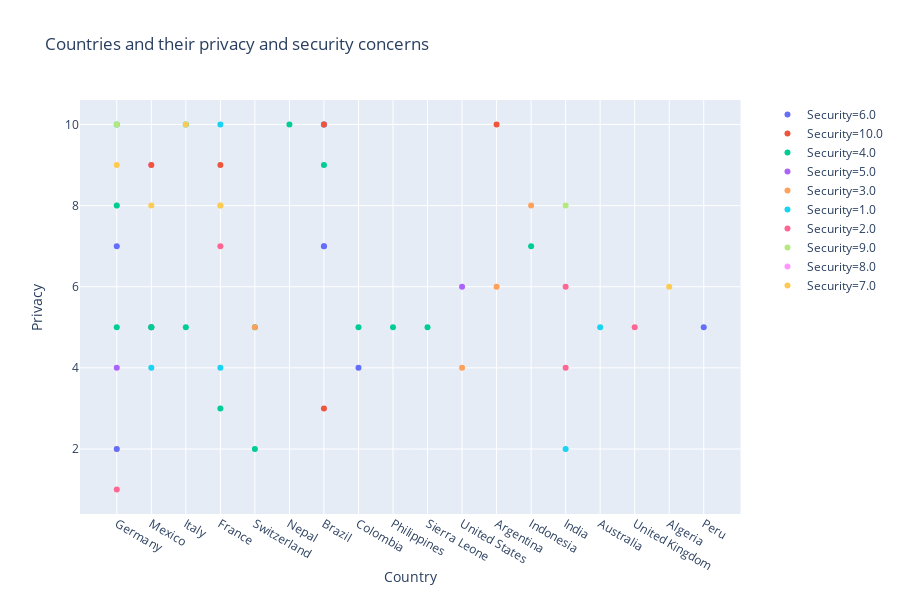

Write notebook code for a chart like this one.
### Code cell
iris= px.data.iris()
fig=px.scatter(dfNew1,x="Country",y="Privacy",color="Security",title="Countries and their privacy and security concerns")
fig.show()

### Figure 1 — Plotly figure (JSON) as saved in the notebook; plotly's stock layout.template omitted (floating-point values rounded to 4 significant figures)
{"data": [{"hoverlabel": {"namelength": 0}, "hovertemplate": "Security=6.0<br>Country=%{x}<br>Privacy=%{y}", "legendgroup": "Security=6.0", "marker": {"color": "#636efa", "symbol": "circle"}, "mode": "markers", "name": "Security=6.0", "showlegend": true, "type": "scatter", "x": ["Germany"], "xaxis": "x", "y": [7], "yaxis": "y"}, {"hoverlabel": {"namelength": 0}, "hovertemplate": "Security=10.0<br>Country=%{x}<br>Privacy=%{y}", "legendgroup": "Security=10.0", "marker": {"color": "#EF553B", "symbol": "circle"}, "mode": "markers", "name": "Security=10.0", "showlegend": true, "type": "scatter", "x": ["Mexico"], "xaxis": "x", "y": [5], "yaxis": "y"}, {"hoverlabel": {"namelength": 0}, "hovertemplate": "Security=4.0<br>Country=%{x}<br>Privacy=%{y}", "legendgroup": "Security=4.0", "marker": {"color": "#00cc96", "symbol": "circle"}, "mode": "markers", "name": "Security=4.0", "showlegend": true, "type": "scatter", "x": ["Italy", "France", "Switzerland", "Germany", "Nepal", "Brazil", "Switzerland", "Colombia", "Philippines", "Italy", "Germany", "Mexico", "Mexico", "Sierra Leone"], "xaxis": "x", "y": [10, 3, 5, 5, 10, 10, 2, 5, 5, 5, 10, 5, 5, 5], "yaxis": "y"}, {"hoverlabel": {"namelength": 0}, "hovertemplate": "Security=5.0<br>Country=%{x}<br>Privacy=%{y}", "legendgroup": "Security=5.0", "marker": {"color": "#ab63fa", "symbol": "circle"}, "mode": "markers", "name": "Security=5.0", "showlegend": true, "type": "scatter", "x": ["Germany", "Brazil", "Brazil", "United States"], "xaxis": "x", "y": [4, 7, 10, 6], "yaxis": "y"}, {"hoverlabel": {"namelength": 0}, "hovertemplate": "Security=3.0<br>Country=%{x}<br>Privacy=%{y}", "legendgroup": "Security=3.0", "marker": {"color": "#FFA15A", "symbol": "circle"}, "mode": "markers", "name": "Security=3.0", "showlegend": true, "type": "scatter", "x": ["Switzerland", "United States", "Argentina", "Indonesia"], "xaxis": "x", "y": [5, 4, 6, 8], "yaxis": "y"}, {"hoverlabel": {"namelength": 0}, "hovertemplate": "Security=1.0<br>Country=%{x}<br>Privacy=%{y}", "legendgroup": "Security=1.0", "marker": {"color": "#19d3f3", "symbol": "circle"}, "mode": "markers", "name": "Security=1.0", "showlegend": true, "type": "scatter", "x": ["Mexico", "France", "India", "Australia", "France"], "xaxis": "x", "y": [4, 4, 2, 5, 10], "yaxis": "y"}, {"hoverlabel": {"namelength": 0}, "hovertemplate": "Security=2.0<br>Country=%{x}<br>Privacy=%{y}", "legendgroup": "Security=2.0", "marker": {"color": "#FF6692", "symbol": "circle"}, "mode": "markers", "name": "Security=2.0", "showlegend": true, "type": "scatter", "x": ["France", "United Kingdom", "Germany", "India", "India"], "xaxis": "x", "y": [7, 5, 1, 4, 6], "yaxis": "y"}, {"hoverlabel": {"namelength": 0}, "hovertemplate": "Security=9.0<br>Country=%{x}<br>Privacy=%{y}", "legendgroup": "Security=9.0", "marker": {"color": "#B6E880", "symbol": "circle"}, "mode": "markers", "name": "Security=9.0", "showlegend": true, "type": "scatter", "x": ["Germany", "Germany", "France", "India"], "xaxis": "x", "y": [10, 8, 8, 8], "yaxis": "y"}, {"hoverlabel": {"namelength": 0}, "hovertemplate": "Security=8.0<br>Country=%{x}<br>Privacy=%{y}", "legendgroup": "Security=8.0", "marker": {"color": "#FF97FF", "symbol": "circle"}, "mode": "markers", "name": "Security=8.0", "showlegend": true, "type": "scatter", "x": ["Mexico"], "xaxis": "x", "y": [9], "yaxis": "y"}, {"hoverlabel": {"namelength": 0}, "hovertemplate": "Security=7.0<br>Country=%{x}<br>Privacy=%{y}", "legendgroup": "Security=7.0", "marker": {"color": "#FECB52", "symbol": "circle"}, "mode": "markers", "name": "Security=7.0", "showlegend": true, "type": "scatter", "x": ["Germany", "Algeria", "Germany", "France", "Mexico", "Italy"], "xaxis": "x", "y": [2, "6", 9, 8, 8, 10], "yaxis": "y"}, {"hoverlabel": {"namelength": 0}, "hovertemplate": "Security=8.0<br>Country=%{x}<br>Privacy=%{y}", "legendgroup": "Security=8.0", "marker": {"color": "#636efa", "symbol": "circle"}, "mode": "markers", "name": "Security=8.0", "showlegend": false, "type": "scatter", "x": ["Germany", "Peru", "Brazil", "Colombia"], "xaxis": "x", "y": [2, 5, 7, 4], "yaxis": "y"}, {"hoverlabel": {"namelength": 0}, "hovertemplate": "Security=6.0<br>Country=%{x}<br>Privacy=%{y}", "legendgroup": "Security=6.0", "marker": {"color": "#EF553B", "symbol": "circle"}, "mode": "markers", "name": "Security=6.0", "showlegend": false, "type": "scatter", "x": ["Argentina", "France", "Brazil", "Brazil", "Mexico"], "xaxis": "x", "y": [10, "9", 10, 3, 9], "yaxis": "y"}, {"hoverlabel": {"namelength": 0}, "hovertemplate": "Security=10.0<br>Country=%{x}<br>Privacy=%{y}", "legendgroup": "Security=10.0", "marker": {"color": "#00cc96", "symbol": "circle"}, "mode": "markers", "name": "Security=10.0", "showlegend": false, "type": "scatter", "x": ["Indonesia", "Brazil", "Germany"], "xaxis": "x", "y": ["7", "9", 8], "yaxis": "y"}], "layout": {"height": 600, "legend": {"tracegroupgap": 0}, "title": {"text": "Countries and their privacy and security concerns"}, "xaxis": {"anchor": "y", "domain": [0, 0.98], "title": {"text": "Country"}}, "yaxis": {"anchor": "x", "domain": [0, 1], "title": {"text": "Privacy"}}}}
